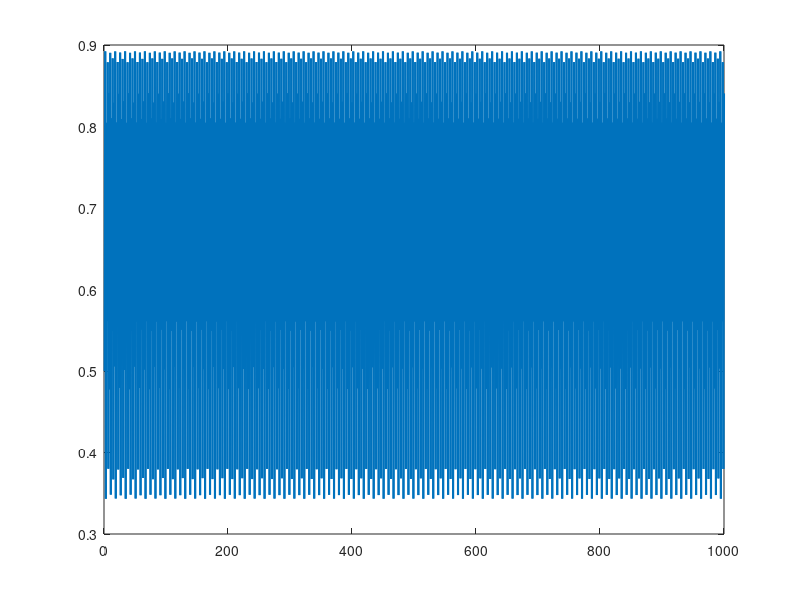

This figure's MATLAB source:
clear;
l=@(r,x) r*x*(1-x);

r=3.568759;
x0=0.5;
n=1000;
x_values=zeros(1,n);
x_values(1)=x0;

for i=2:n
  x_values(i)=l(r,x_values(i-1));
end

plot(x_values, "Linewidth", 1.5);
